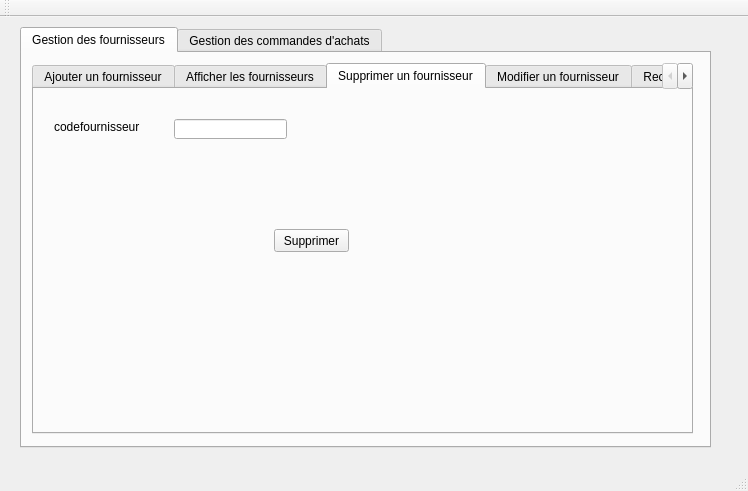
<?xml version="1.0" encoding="UTF-8"?>
<ui version="4.0">
 <class>MainWindow</class>
 <widget class="QMainWindow" name="MainWindow">
  <property name="geometry">
   <rect>
    <x>0</x>
    <y>0</y>
    <width>748</width>
    <height>491</height>
   </rect>
  </property>
  <property name="windowTitle">
   <string>Gestion des Fournisseurs</string>
  </property>
  <widget class="QWidget" name="centralWidget">
   <widget class="QTabWidget" name="tabWidget_2">
    <property name="geometry">
     <rect>
      <x>20</x>
      <y>10</y>
      <width>691</width>
      <height>421</height>
     </rect>
    </property>
    <property name="currentIndex">
     <number>0</number>
    </property>
    <widget class="QWidget" name="tab_4">
     <attribute name="title">
      <string>Gestion des fournisseurs</string>
     </attribute>
     <widget class="QTabWidget" name="tabWidget">
      <property name="geometry">
       <rect>
        <x>10</x>
        <y>10</y>
        <width>661</width>
        <height>371</height>
       </rect>
      </property>
      <property name="currentIndex">
       <number>2</number>
      </property>
      <widget class="QWidget" name="tab">
       <attribute name="title">
        <string>Ajouter un fournisseur</string>
       </attribute>
       <widget class="QLabel" name="label">
        <property name="geometry">
         <rect>
          <x>20</x>
          <y>30</y>
          <width>101</width>
          <height>16</height>
         </rect>
        </property>
        <property name="text">
         <string>codefournisseur</string>
        </property>
       </widget>
       <widget class="QLabel" name="label_2">
        <property name="geometry">
         <rect>
          <x>320</x>
          <y>30</y>
          <width>47</width>
          <height>13</height>
         </rect>
        </property>
        <property name="text">
         <string>Nom</string>
        </property>
       </widget>
       <widget class="QLabel" name="label_3">
        <property name="geometry">
         <rect>
          <x>30</x>
          <y>110</y>
          <width>47</width>
          <height>13</height>
         </rect>
        </property>
        <property name="text">
         <string>adresse</string>
        </property>
       </widget>
       <widget class="QLineEdit" name="lineEdit_id">
        <property name="geometry">
         <rect>
          <x>130</x>
          <y>30</y>
          <width>113</width>
          <height>20</height>
         </rect>
        </property>
       </widget>
       <widget class="QLineEdit" name="lineEdit_nom">
        <property name="geometry">
         <rect>
          <x>360</x>
          <y>30</y>
          <width>211</width>
          <height>20</height>
         </rect>
        </property>
       </widget>
       <widget class="QLineEdit" name="lineEdit_adresse">
        <property name="geometry">
         <rect>
          <x>80</x>
          <y>110</y>
          <width>401</width>
          <height>20</height>
         </rect>
        </property>
       </widget>
       <widget class="QPushButton" name="pb_ajouter">
        <property name="geometry">
         <rect>
          <x>500</x>
          <y>290</y>
          <width>75</width>
          <height>23</height>
         </rect>
        </property>
        <property name="text">
         <string>Ajouter</string>
        </property>
       </widget>
       <widget class="QLabel" name="label_5">
        <property name="geometry">
         <rect>
          <x>30</x>
          <y>170</y>
          <width>55</width>
          <height>16</height>
         </rect>
        </property>
        <property name="text">
         <string>téléphone</string>
        </property>
       </widget>
       <widget class="QLineEdit" name="lineEdit_teleph">
        <property name="geometry">
         <rect>
          <x>90</x>
          <y>170</y>
          <width>113</width>
          <height>22</height>
         </rect>
        </property>
       </widget>
       <widget class="QLabel" name="label_6">
        <property name="geometry">
         <rect>
          <x>310</x>
          <y>170</y>
          <width>55</width>
          <height>16</height>
         </rect>
        </property>
        <property name="text">
         <string>Fax</string>
        </property>
       </widget>
       <widget class="QLineEdit" name="lineEdit_fax">
        <property name="geometry">
         <rect>
          <x>340</x>
          <y>170</y>
          <width>113</width>
          <height>22</height>
         </rect>
        </property>
       </widget>
       <widget class="QLabel" name="label_7">
        <property name="geometry">
         <rect>
          <x>30</x>
          <y>260</y>
          <width>55</width>
          <height>16</height>
         </rect>
        </property>
        <property name="text">
         <string>E-mail</string>
        </property>
       </widget>
       <widget class="QLineEdit" name="lineEdit_email">
        <property name="geometry">
         <rect>
          <x>90</x>
          <y>260</y>
          <width>341</width>
          <height>22</height>
         </rect>
        </property>
       </widget>
      </widget>
      <widget class="QWidget" name="tab_2">
       <attribute name="title">
        <string>Afficher les fournisseurs</string>
       </attribute>
       <widget class="QTableView" name="tabfournisseur">
        <property name="geometry">
         <rect>
          <x>60</x>
          <y>50</y>
          <width>561</width>
          <height>271</height>
         </rect>
        </property>
       </widget>
       <widget class="QPushButton" name="pushButton_2">
        <property name="geometry">
         <rect>
          <x>530</x>
          <y>20</y>
          <width>93</width>
          <height>28</height>
         </rect>
        </property>
        <property name="text">
         <string>Refresh</string>
        </property>
       </widget>
      </widget>
      <widget class="QWidget" name="tab_3">
       <attribute name="title">
        <string>Supprimer un fournisseur</string>
       </attribute>
       <widget class="QLineEdit" name="lineEdit_id_2">
        <property name="geometry">
         <rect>
          <x>140</x>
          <y>30</y>
          <width>113</width>
          <height>20</height>
         </rect>
        </property>
       </widget>
       <widget class="QLabel" name="label_4">
        <property name="geometry">
         <rect>
          <x>20</x>
          <y>30</y>
          <width>101</width>
          <height>16</height>
         </rect>
        </property>
        <property name="text">
         <string>codefournisseur</string>
        </property>
       </widget>
       <widget class="QPushButton" name="pb_supprimer">
        <property name="geometry">
         <rect>
          <x>240</x>
          <y>140</y>
          <width>75</width>
          <height>23</height>
         </rect>
        </property>
        <property name="text">
         <string>Supprimer</string>
        </property>
       </widget>
      </widget>
      <widget class="QWidget" name="tab_6">
       <attribute name="title">
        <string>Modifier un fournisseur</string>
       </attribute>
       <widget class="QLabel" name="label_8">
        <property name="geometry">
         <rect>
          <x>10</x>
          <y>20</y>
          <width>101</width>
          <height>16</height>
         </rect>
        </property>
        <property name="text">
         <string>codefournisseur</string>
        </property>
       </widget>
       <widget class="QLineEdit" name="lineEdit_id_3">
        <property name="geometry">
         <rect>
          <x>110</x>
          <y>20</y>
          <width>113</width>
          <height>20</height>
         </rect>
        </property>
        <property name="text">
         <string/>
        </property>
       </widget>
       <widget class="QPushButton" name="pb_supprimer_2">
        <property name="geometry">
         <rect>
          <x>160</x>
          <y>70</y>
          <width>75</width>
          <height>23</height>
         </rect>
        </property>
        <property name="text">
         <string>Modifier</string>
        </property>
       </widget>
       <widget class="QLabel" name="label_10">
        <property name="geometry">
         <rect>
          <x>360</x>
          <y>18</y>
          <width>55</width>
          <height>16</height>
         </rect>
        </property>
        <property name="text">
         <string>Nom :</string>
        </property>
       </widget>
       <widget class="QLabel" name="label_11">
        <property name="geometry">
         <rect>
          <x>361</x>
          <y>71</y>
          <width>61</width>
          <height>16</height>
         </rect>
        </property>
        <property name="text">
         <string>adresse :</string>
        </property>
       </widget>
       <widget class="QLabel" name="label_12">
        <property name="geometry">
         <rect>
          <x>360</x>
          <y>150</y>
          <width>71</width>
          <height>16</height>
         </rect>
        </property>
        <property name="text">
         <string>télephone :</string>
        </property>
       </widget>
       <widget class="QLabel" name="label_13">
        <property name="geometry">
         <rect>
          <x>361</x>
          <y>201</y>
          <width>55</width>
          <height>16</height>
         </rect>
        </property>
        <property name="text">
         <string>fax :</string>
        </property>
       </widget>
       <widget class="QLabel" name="label_14">
        <property name="geometry">
         <rect>
          <x>360</x>
          <y>260</y>
          <width>55</width>
          <height>16</height>
         </rect>
        </property>
        <property name="text">
         <string>e-mail :</string>
        </property>
       </widget>
       <widget class="QLineEdit" name="lineEdit">
        <property name="geometry">
         <rect>
          <x>411</x>
          <y>16</y>
          <width>171</width>
          <height>22</height>
         </rect>
        </property>
       </widget>
       <widget class="QLineEdit" name="lineEdit_2">
        <property name="geometry">
         <rect>
          <x>425</x>
          <y>69</y>
          <width>221</width>
          <height>22</height>
         </rect>
        </property>
       </widget>
       <widget class="QLineEdit" name="lineEdit_3">
        <property name="geometry">
         <rect>
          <x>431</x>
          <y>149</y>
          <width>113</width>
          <height>22</height>
         </rect>
        </property>
       </widget>
       <widget class="QLineEdit" name="lineEdit_4">
        <property name="geometry">
         <rect>
          <x>407</x>
          <y>199</y>
          <width>141</width>
          <height>22</height>
         </rect>
        </property>
       </widget>
       <widget class="QLineEdit" name="lineEdit_5">
        <property name="geometry">
         <rect>
          <x>413</x>
          <y>259</y>
          <width>231</width>
          <height>22</height>
         </rect>
        </property>
       </widget>
       <widget class="QPushButton" name="pushButton">
        <property name="geometry">
         <rect>
          <x>540</x>
          <y>302</y>
          <width>93</width>
          <height>28</height>
         </rect>
        </property>
        <property name="text">
         <string>OK</string>
        </property>
       </widget>
      </widget>
      <widget class="QWidget" name="tab_7">
       <attribute name="title">
        <string>Rechercher un fournisseur</string>
       </attribute>
       <widget class="QLabel" name="label_9">
        <property name="geometry">
         <rect>
          <x>30</x>
          <y>30</y>
          <width>101</width>
          <height>16</height>
         </rect>
        </property>
        <property name="text">
         <string>CodeFournisseur </string>
        </property>
       </widget>
       <widget class="QLineEdit" name="lineEdit_id_4">
        <property name="geometry">
         <rect>
          <x>130</x>
          <y>30</y>
          <width>113</width>
          <height>20</height>
         </rect>
        </property>
        <property name="text">
         <string/>
        </property>
       </widget>
       <widget class="QPushButton" name="pb_supprimer_3">
        <property name="geometry">
         <rect>
          <x>230</x>
          <y>80</y>
          <width>75</width>
          <height>23</height>
         </rect>
        </property>
        <property name="text">
         <string>Rechercher</string>
        </property>
       </widget>
       <widget class="QTableView" name="tableView_2">
        <property name="geometry">
         <rect>
          <x>390</x>
          <y>30</y>
          <width>256</width>
          <height>291</height>
         </rect>
        </property>
       </widget>
      </widget>
     </widget>
    </widget>
    <widget class="QWidget" name="tab_5">
     <attribute name="title">
      <string>Gestion des commandes d'achats</string>
     </attribute>
     <widget class="QTabWidget" name="tabWidget_3">
      <property name="geometry">
       <rect>
        <x>10</x>
        <y>10</y>
        <width>641</width>
        <height>361</height>
       </rect>
      </property>
      <property name="currentIndex">
       <number>1</number>
      </property>
      <widget class="QWidget" name="tab_8">
       <attribute name="title">
        <string>Ajouter une commande</string>
       </attribute>
       <widget class="QLabel" name="label_15">
        <property name="geometry">
         <rect>
          <x>50</x>
          <y>50</y>
          <width>161</width>
          <height>16</height>
         </rect>
        </property>
        <property name="text">
         <string>Reference du  commande :</string>
        </property>
       </widget>
       <widget class="QLabel" name="label_16">
        <property name="geometry">
         <rect>
          <x>50</x>
          <y>110</y>
          <width>131</width>
          <height>16</height>
         </rect>
        </property>
        <property name="text">
         <string>Date du commande : </string>
        </property>
       </widget>
       <widget class="QLabel" name="label_17">
        <property name="geometry">
         <rect>
          <x>50</x>
          <y>170</y>
          <width>111</width>
          <height>16</height>
         </rect>
        </property>
        <property name="text">
         <string>CodeFournisseur :</string>
        </property>
       </widget>
       <widget class="QLabel" name="label_18">
        <property name="geometry">
         <rect>
          <x>50</x>
          <y>240</y>
          <width>71</width>
          <height>16</height>
         </rect>
        </property>
        <property name="text">
         <string>ID produit :</string>
        </property>
       </widget>
       <widget class="QLineEdit" name="lineEdit_6">
        <property name="geometry">
         <rect>
          <x>210</x>
          <y>50</y>
          <width>113</width>
          <height>22</height>
         </rect>
        </property>
       </widget>
       <widget class="QLineEdit" name="lineEdit_7">
        <property name="geometry">
         <rect>
          <x>176</x>
          <y>110</y>
          <width>113</width>
          <height>22</height>
         </rect>
        </property>
       </widget>
       <widget class="QLineEdit" name="lineEdit_8">
        <property name="geometry">
         <rect>
          <x>160</x>
          <y>170</y>
          <width>113</width>
          <height>22</height>
         </rect>
        </property>
       </widget>
       <widget class="QLineEdit" name="lineEdit_9">
        <property name="geometry">
         <rect>
          <x>110</x>
          <y>240</y>
          <width>113</width>
          <height>22</height>
         </rect>
        </property>
       </widget>
       <widget class="QPushButton" name="pushButton_4">
        <property name="geometry">
         <rect>
          <x>460</x>
          <y>250</y>
          <width>93</width>
          <height>28</height>
         </rect>
        </property>
        <property name="text">
         <string>Ajouter</string>
        </property>
       </widget>
      </widget>
      <widget class="QWidget" name="tab_9">
       <attribute name="title">
        <string>Afficher une commande</string>
       </attribute>
       <widget class="QTableView" name="tabcmd">
        <property name="geometry">
         <rect>
          <x>20</x>
          <y>50</y>
          <width>601</width>
          <height>271</height>
         </rect>
        </property>
       </widget>
       <widget class="QPushButton" name="pushButton_3">
        <property name="geometry">
         <rect>
          <x>500</x>
          <y>10</y>
          <width>93</width>
          <height>28</height>
         </rect>
        </property>
        <property name="text">
         <string>Refresh</string>
        </property>
       </widget>
      </widget>
      <widget class="QWidget" name="tab_10">
       <attribute name="title">
        <string>Supprimer une commande</string>
       </attribute>
       <widget class="QLabel" name="label_19">
        <property name="geometry">
         <rect>
          <x>30</x>
          <y>40</y>
          <width>161</width>
          <height>16</height>
         </rect>
        </property>
        <property name="text">
         <string>Reference du commande :</string>
        </property>
       </widget>
       <widget class="QLineEdit" name="lineEdit_10">
        <property name="geometry">
         <rect>
          <x>190</x>
          <y>40</y>
          <width>113</width>
          <height>22</height>
         </rect>
        </property>
       </widget>
       <widget class="QPushButton" name="pushButton_5">
        <property name="geometry">
         <rect>
          <x>420</x>
          <y>150</y>
          <width>93</width>
          <height>28</height>
         </rect>
        </property>
        <property name="text">
         <string>Supprimer</string>
        </property>
       </widget>
      </widget>
      <widget class="QWidget" name="tab_11">
       <attribute name="title">
        <string>Modifier une commande</string>
       </attribute>
       <widget class="QLabel" name="label_20">
        <property name="geometry">
         <rect>
          <x>20</x>
          <y>50</y>
          <width>161</width>
          <height>16</height>
         </rect>
        </property>
        <property name="text">
         <string>Reference du commande :</string>
        </property>
       </widget>
       <widget class="QLineEdit" name="lineEdit_11">
        <property name="geometry">
         <rect>
          <x>180</x>
          <y>50</y>
          <width>113</width>
          <height>22</height>
         </rect>
        </property>
       </widget>
       <widget class="QLineEdit" name="lineEdit_12">
        <property name="geometry">
         <rect>
          <x>460</x>
          <y>70</y>
          <width>113</width>
          <height>22</height>
         </rect>
        </property>
       </widget>
       <widget class="QLabel" name="label_22">
        <property name="geometry">
         <rect>
          <x>340</x>
          <y>140</y>
          <width>111</width>
          <height>16</height>
         </rect>
        </property>
        <property name="text">
         <string>Codefournisseur :</string>
        </property>
       </widget>
       <widget class="QLineEdit" name="lineEdit_13">
        <property name="geometry">
         <rect>
          <x>450</x>
          <y>140</y>
          <width>113</width>
          <height>22</height>
         </rect>
        </property>
       </widget>
       <widget class="QLabel" name="label_23">
        <property name="geometry">
         <rect>
          <x>340</x>
          <y>200</y>
          <width>71</width>
          <height>16</height>
         </rect>
        </property>
        <property name="text">
         <string>ID produit :</string>
        </property>
       </widget>
       <widget class="QLineEdit" name="lineEdit_14">
        <property name="geometry">
         <rect>
          <x>410</x>
          <y>200</y>
          <width>113</width>
          <height>22</height>
         </rect>
        </property>
       </widget>
       <widget class="QLabel" name="label_25">
        <property name="geometry">
         <rect>
          <x>340</x>
          <y>70</y>
          <width>121</width>
          <height>16</height>
         </rect>
        </property>
        <property name="text">
         <string>Date du commande</string>
        </property>
       </widget>
       <widget class="QPushButton" name="pushButton_6">
        <property name="geometry">
         <rect>
          <x>490</x>
          <y>270</y>
          <width>93</width>
          <height>28</height>
         </rect>
        </property>
        <property name="text">
         <string>Modifier</string>
        </property>
       </widget>
       <widget class="QPushButton" name="pushButton_8">
        <property name="geometry">
         <rect>
          <x>190</x>
          <y>100</y>
          <width>93</width>
          <height>28</height>
         </rect>
        </property>
        <property name="text">
         <string>load</string>
        </property>
       </widget>
      </widget>
      <widget class="QWidget" name="tab_12">
       <attribute name="title">
        <string>Rechercher une commande</string>
       </attribute>
       <widget class="QLabel" name="label_24">
        <property name="geometry">
         <rect>
          <x>30</x>
          <y>40</y>
          <width>161</width>
          <height>16</height>
         </rect>
        </property>
        <property name="text">
         <string>Reference du commande :</string>
        </property>
       </widget>
       <widget class="QLineEdit" name="lineEdit_15">
        <property name="geometry">
         <rect>
          <x>190</x>
          <y>40</y>
          <width>113</width>
          <height>22</height>
         </rect>
        </property>
       </widget>
       <widget class="QTableView" name="tableView">
        <property name="geometry">
         <rect>
          <x>340</x>
          <y>20</y>
          <width>256</width>
          <height>291</height>
         </rect>
        </property>
       </widget>
       <widget class="QPushButton" name="pushButton_7">
        <property name="geometry">
         <rect>
          <x>210</x>
          <y>110</y>
          <width>93</width>
          <height>28</height>
         </rect>
        </property>
        <property name="text">
         <string>Rechercher</string>
        </property>
       </widget>
      </widget>
      <widget class="QWidget" name="tab_13">
       <attribute name="title">
        <string>Trier les commandes</string>
       </attribute>
       <widget class="QTableView" name="tableView_3">
        <property name="geometry">
         <rect>
          <x>30</x>
          <y>90</y>
          <width>551</width>
          <height>211</height>
         </rect>
        </property>
       </widget>
       <widget class="QPushButton" name="pushButton_9">
        <property name="geometry">
         <rect>
          <x>130</x>
          <y>20</y>
          <width>361</width>
          <height>51</height>
         </rect>
        </property>
        <property name="text">
         <string>Sort by ref</string>
        </property>
       </widget>
      </widget>
     </widget>
    </widget>
   </widget>
  </widget>
  <widget class="QMenuBar" name="menuBar">
   <property name="geometry">
    <rect>
     <x>0</x>
     <y>0</y>
     <width>748</width>
     <height>26</height>
    </rect>
   </property>
  </widget>
  <widget class="QToolBar" name="mainToolBar">
   <attribute name="toolBarArea">
    <enum>TopToolBarArea</enum>
   </attribute>
   <attribute name="toolBarBreak">
    <bool>false</bool>
   </attribute>
  </widget>
  <widget class="QStatusBar" name="statusBar"/>
 </widget>
 <layoutdefault spacing="6" margin="11"/>
 <resources/>
 <connections/>
</ui>
